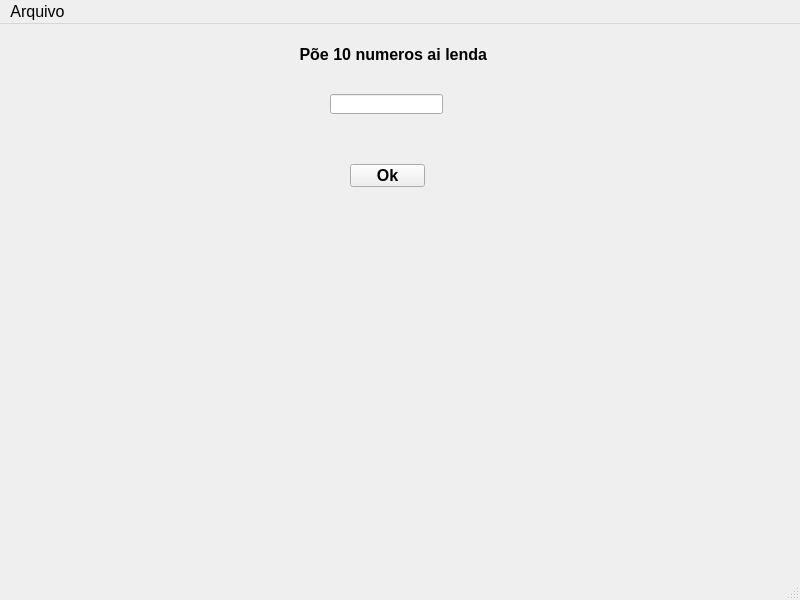
<?xml version="1.0" encoding="UTF-8"?>
<ui version="4.0">
 <class>MainWindow</class>
 <widget class="QMainWindow" name="MainWindow">
  <property name="geometry">
   <rect>
    <x>0</x>
    <y>0</y>
    <width>800</width>
    <height>600</height>
   </rect>
  </property>
  <property name="font">
   <font>
    <pointsize>12</pointsize>
    <weight>75</weight>
    <bold>true</bold>
   </font>
  </property>
  <property name="windowTitle">
   <string>MainWindow</string>
  </property>
  <widget class="QWidget" name="centralwidget">
   <widget class="QLabel" name="label">
    <property name="geometry">
     <rect>
      <x>290</x>
      <y>20</y>
      <width>211</width>
      <height>20</height>
     </rect>
    </property>
    <property name="font">
     <font>
      <pointsize>12</pointsize>
      <weight>75</weight>
      <bold>true</bold>
     </font>
    </property>
    <property name="text">
     <string>Põe 10 numeros ai lenda </string>
    </property>
    <property name="alignment">
     <set>Qt::AlignCenter</set>
    </property>
   </widget>
   <widget class="QLineEdit" name="lineEdit">
    <property name="geometry">
     <rect>
      <x>330</x>
      <y>70</y>
      <width>113</width>
      <height>20</height>
     </rect>
    </property>
    <property name="alignment">
     <set>Qt::AlignCenter</set>
    </property>
   </widget>
   <widget class="QLabel" name="label_3">
    <property name="geometry">
     <rect>
      <x>340</x>
      <y>100</y>
      <width>101</width>
      <height>31</height>
     </rect>
    </property>
    <property name="text">
     <string/>
    </property>
   </widget>
   <widget class="QPushButton" name="pushButton">
    <property name="geometry">
     <rect>
      <x>350</x>
      <y>140</y>
      <width>75</width>
      <height>23</height>
     </rect>
    </property>
    <property name="text">
     <string>Ok</string>
    </property>
   </widget>
   <widget class="QLabel" name="label_2">
    <property name="geometry">
     <rect>
      <x>280</x>
      <y>200</y>
      <width>211</width>
      <height>131</height>
     </rect>
    </property>
    <property name="text">
     <string/>
    </property>
    <property name="alignment">
     <set>Qt::AlignCenter</set>
    </property>
   </widget>
   <widget class="QLabel" name="label_4">
    <property name="geometry">
     <rect>
      <x>66</x>
      <y>380</y>
      <width>681</width>
      <height>20</height>
     </rect>
    </property>
    <property name="text">
     <string/>
    </property>
    <property name="alignment">
     <set>Qt::AlignCenter</set>
    </property>
   </widget>
   <widget class="QLabel" name="label_5">
    <property name="geometry">
     <rect>
      <x>20</x>
      <y>20</y>
      <width>47</width>
      <height>61</height>
     </rect>
    </property>
    <property name="text">
     <string/>
    </property>
    <property name="alignment">
     <set>Qt::AlignCenter</set>
    </property>
   </widget>
  </widget>
  <widget class="QMenuBar" name="menubar">
   <property name="geometry">
    <rect>
     <x>0</x>
     <y>0</y>
     <width>800</width>
     <height>21</height>
    </rect>
   </property>
   <property name="font">
    <font>
     <weight>50</weight>
     <bold>false</bold>
    </font>
   </property>
   <widget class="QMenu" name="menuArquivo">
    <property name="title">
     <string>Arquivo</string>
    </property>
    <addaction name="actionNovo"/>
    <addaction name="actionAbrir"/>
    <addaction name="actionSalvar"/>
    <addaction name="actionSair"/>
   </widget>
   <addaction name="menuArquivo"/>
  </widget>
  <widget class="QStatusBar" name="statusbar"/>
  <action name="actionNovo">
   <property name="text">
    <string>Novo</string>
   </property>
  </action>
  <action name="actionSair">
   <property name="text">
    <string>Sair</string>
   </property>
  </action>
  <action name="actionSalvar">
   <property name="text">
    <string>Salvar</string>
   </property>
  </action>
  <action name="actionAbrir">
   <property name="text">
    <string>Abrir</string>
   </property>
  </action>
 </widget>
 <resources/>
 <connections/>
</ui>
